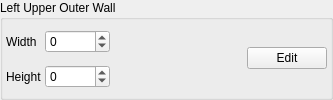
        <widget class="QGroupBox" name="groupBox_2">
         <property name="title">
          <string>Left Upper Outer Wall</string>
         </property>
         <layout class="QGridLayout" name="gridLayout_7">
          <property name="leftMargin">
           <number>3</number>
          </property>
          <property name="topMargin">
           <number>3</number>
          </property>
          <property name="rightMargin">
           <number>3</number>
          </property>
          <property name="bottomMargin">
           <number>3</number>
          </property>
          <property name="spacing">
           <number>3</number>
          </property>
          <item row="0" column="2" rowspan="2">
           <widget class="QLabel" name="lblLUOWallTex1">
            <property name="sizePolicy">
             <sizepolicy hsizetype="Fixed" vsizetype="Fixed">
              <horstretch>0</horstretch>
              <verstretch>0</verstretch>
             </sizepolicy>
            </property>
            <property name="minimumSize">
             <size>
              <width>64</width>
              <height>64</height>
             </size>
            </property>
            <property name="text">
             <string/>
            </property>
           </widget>
          </item>
          <item row="0" column="1">
           <widget class="QSpinBox" name="sbLUOWallHOffset">
            <property name="minimum">
             <number>-65535</number>
            </property>
            <property name="maximum">
             <number>65535</number>
            </property>
            <property name="singleStep">
             <number>100</number>
            </property>
           </widget>
          </item>
          <item row="1" column="1">
           <widget class="QSpinBox" name="sbLUOWallHeight">
            <property name="minimum">
             <number>-65535</number>
            </property>
            <property name="maximum">
             <number>65535</number>
            </property>
            <property name="singleStep">
             <number>100</number>
            </property>
           </widget>
          </item>
          <item row="0" column="3" rowspan="2">
           <widget class="QLabel" name="lblLUOWallTex2">
            <property name="sizePolicy">
             <sizepolicy hsizetype="Fixed" vsizetype="Fixed">
              <horstretch>0</horstretch>
              <verstretch>0</verstretch>
             </sizepolicy>
            </property>
            <property name="minimumSize">
             <size>
              <width>64</width>
              <height>64</height>
             </size>
            </property>
            <property name="text">
             <string/>
            </property>
           </widget>
          </item>
          <item row="1" column="0">
           <widget class="QLabel" name="label_38">
            <property name="text">
             <string>Height</string>
            </property>
           </widget>
          </item>
          <item row="0" column="0">
           <widget class="QLabel" name="label_8">
            <property name="text">
             <string>Width</string>
            </property>
           </widget>
          </item>
          <item row="0" column="4" rowspan="2">
           <widget class="QPushButton" name="pbEditLUOWall">
            <property name="text">
             <string>Edit</string>
            </property>
           </widget>
          </item>
         </layout>
        </widget>
